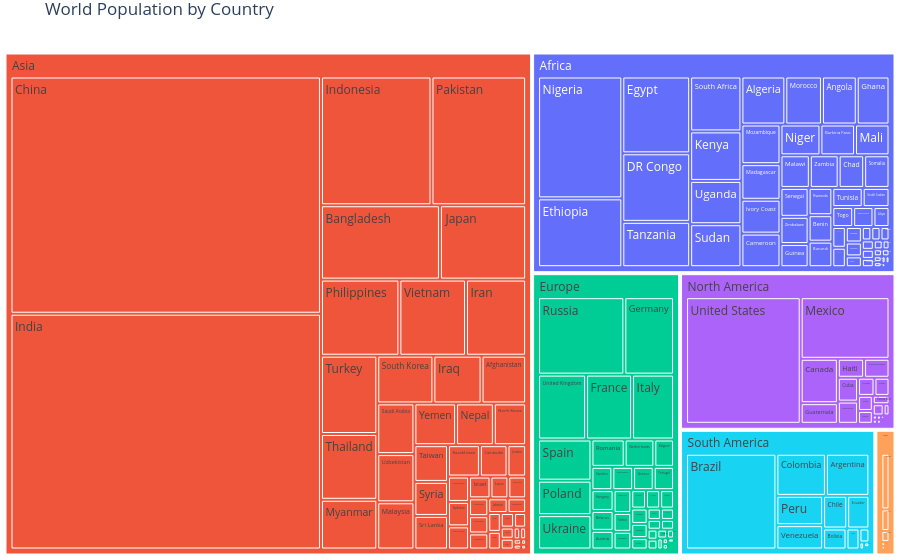

Here is the notebook cell this chart was saved with:
### Code cell
fig = px.treemap(df, 
                 path=['Continent', 'Country/Territory'], 
                 values='2022 Population',
                 color='Continent',  # You can add color to represent population
                 hover_name='Country/Territory',  # Display country name on hover
                 title='World Population by Country'
                )
fig.update_layout(
    margin=dict(l=0, r=0, t=30, b=0)  # Adjust the layout margins for better display
)

### Figure 1 — Plotly figure (JSON) as saved in the notebook; plotly's stock layout.template omitted (floating-point values rounded to 4 significant figures; data arrays with more than 128 entries replaced by an {"elided": "..."} marker saying what was removed)
{"data": [{"branchvalues": "total", "customdata": {"elided": "240x1 str values"}, "domain": {"x": [0, 1], "y": [0, 1]}, "hovertemplate": "<b>%{hovertext}</b><br><br>labels=%{label}<br>2022 Population=%{value}<br>parent=%{parent}<br>id=%{id}<br>Continent=%{customdata[0]}<extra></extra>", "hovertext": {"elided": "240 str values"}, "ids": {"elided": "240 str values"}, "labels": {"elided": "240 str values"}, "marker": {"colors": {"elided": "240 str values"}}, "name": "", "parents": {"elided": "240 str values"}, "type": "treemap", "values": {"elided": "240 float values"}}], "layout": {"legend": {"tracegroupgap": 0}, "margin": {"b": 0, "l": 0, "r": 0, "t": 30}, "title": {"text": "World Population by Country"}}}
